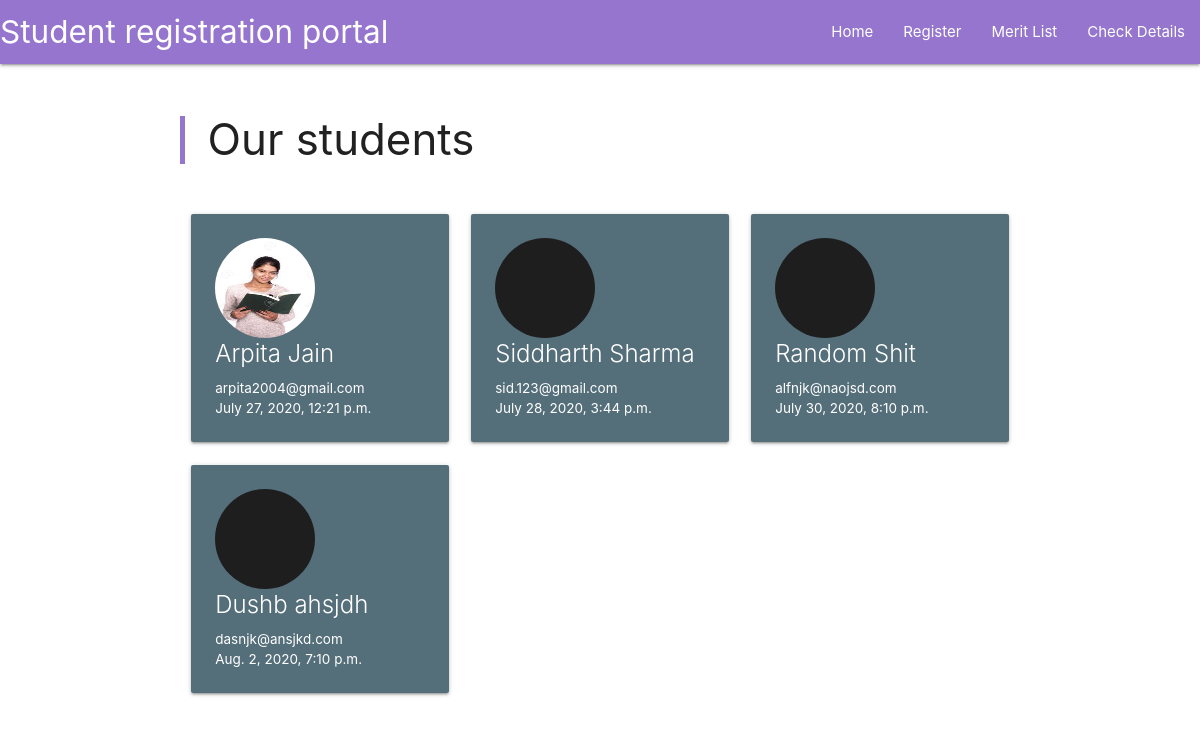
Before: / with the older database file.
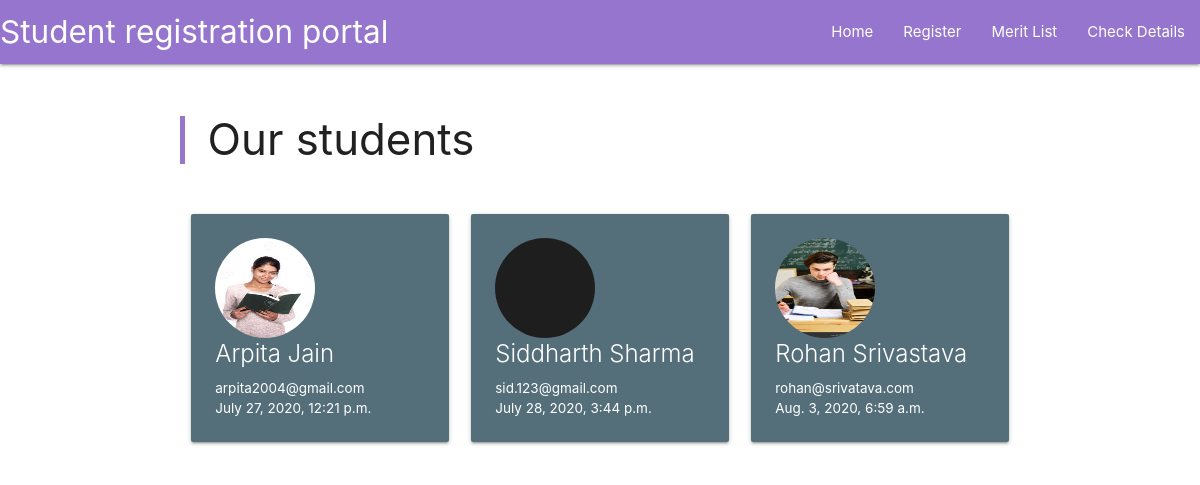
After: the same page with the newer database file.
### main/models.py (models this page shows, shortened)
class student(models.Model):
    student_Unique_ID = models.CharField(max_length=10,
                                        help_text="Please save this number, this will be used to unique identify the student",
                                        default=get_random,
                                        primary_key=True)
    student_First_Name=models.TextField(validators=[checkForDigits])
    student_Last_Name=models.TextField(validators=[checkForDigits])
    student_email=models.TextField(null=True,
                                blank=True)
    student_mobile_number=models.CharField(max_length=10,
                                validators=[checkForAlpha,
                                MinLengthValidator(10)],
                                null=True,
                                blank=True)
    student_DOB=models.DateField("Enter Date of Birth of Student in DD-MM-YYYY format",
                                default=datetime.now,
                                validators=[no_Future_Dob,
                                    least_DOB_check,
                                    max_DOB_check],
                                help_text="Use the button on the right or the arrow keys to edit the date")
    student_timeofreg=models.DateTimeField(default=datetime.now)
    student_img=models.ImageField("Upload an image of the student",
                                blank=True,upload_to="images/",
                                default='default/blank_user.png')
    student_marks_A=models.DecimalField(max_digits=5,
                                        decimal_places=2,
                                        validators=[MaxValueValidator(100.00),
                                        MinValueValidator(0.00)],
                                        default=0.00)
    student_marks_B=models.DecimalField(max_digits=5,
                                        decimal_places=2,
                                        validators=[MaxValueValidator(100.00),
                                        MinValueValidator(0.00)],
                                        default=0.00)
    student_marks_C=models.DecimalField(max_digits=5,
                                        decimal_places=2,
                                        validators=[MaxValueValidator(100.00),
                                        MinValueValidator(0.00)],
                                        default=0.00)
    guardian_First_Name=models.TextField(validators=[checkForDigits])
    guardian_Last_Name=models.TextField(validators=[checkForDigits])
    guardian_email=models.TextField()
    guardian_mobile_number=models.CharField(max_length=10,
                                validators=[checkForAlpha,
                                MinLengthValidator(10)])
    class Meta:
        unique_together = (("guardian_mobile_number", "student_First_Name","student_Last_Name"),)

### main/views.py (the view)
# urls.py: path("",views.homepage,name="homepage"),
def homepage(request):
    return render(request,
                  template_name='main/home.html',
                  context={'students': student.objects.all})

### main/templates/main/home.html
{% extends 'main/header.html' %}
{% block content %}
<div class="row">
    <blockquote>
        <h3>Our students</h3>
    </blockquote>
    <br>
    {% for stu in students %}
    <div class="col s12 m6 l4">
        <div class="card blue-grey darken-1 hoverable">
            <div class="card-content white-text">
                <img src="{{ stu.student_img.url }}" class="circle responsive-img"
                    style="height: 100px; width: 100px;" />
                <span class="card-title">{{stu.student_First_Name}} {{stu.student_Last_Name}}</span>
                <p style="font-size:90%">{{stu.student_email}}</p>
                <p style="font-size:90%">{{stu.student_timeofreg}}</p>
            </div>
        </div>
    </div>
    {% endfor %}
</div>
{% endblock %}

### main/templates/main/header.html (shortened to what this page needs)
<head>
    {% load static %}
    <link rel="stylesheet" href="{% static 'main/css/materialize.css' %}">
</head>
<body>
    {% include 'main/includes/navbar.html' %}
    <br>
    <div class="container">
        {% block content %}
        {% endblock %}
    </div>
</body>

### main/templates/main/includes/navbar.html (shortened to what this page needs)
<nav>
    <div class="nav-wrapper">
        <a href="/" class="brand-logo">Student registration portal</a>
        <ul id="nav-mobile" class="right hide-on-med-and-down">
            <li><a href="/">Home</a></li>
            <li><a href="/register">Register</a></li>
            <li><a href="/merit_list">Merit List</a></li>
            <li><a href="/check_details">Check Details</a></li>
        </ul>
    </div>
</nav>

Changed rows visible on the page:
removed student: student_img (placeholder picture), student_First_Name "Random", student_Last_Name "Shit", student_email "alfnjk@naojsd.com", student_timeofreg "July 30, 2020, 8:10 p.m."
removed student: student_img (placeholder picture), student_First_Name "Dushb", student_Last_Name "ahsjdh", student_email "dasnjk@ansjkd.com", student_timeofreg "Aug. 2, 2020, 7:10 p.m."
added student: student_img (picture), student_First_Name "Rohan", student_Last_Name "Srivastava", student_email "rohan@srivatava.com", student_timeofreg "Aug. 3, 2020, 6:59 a.m."
